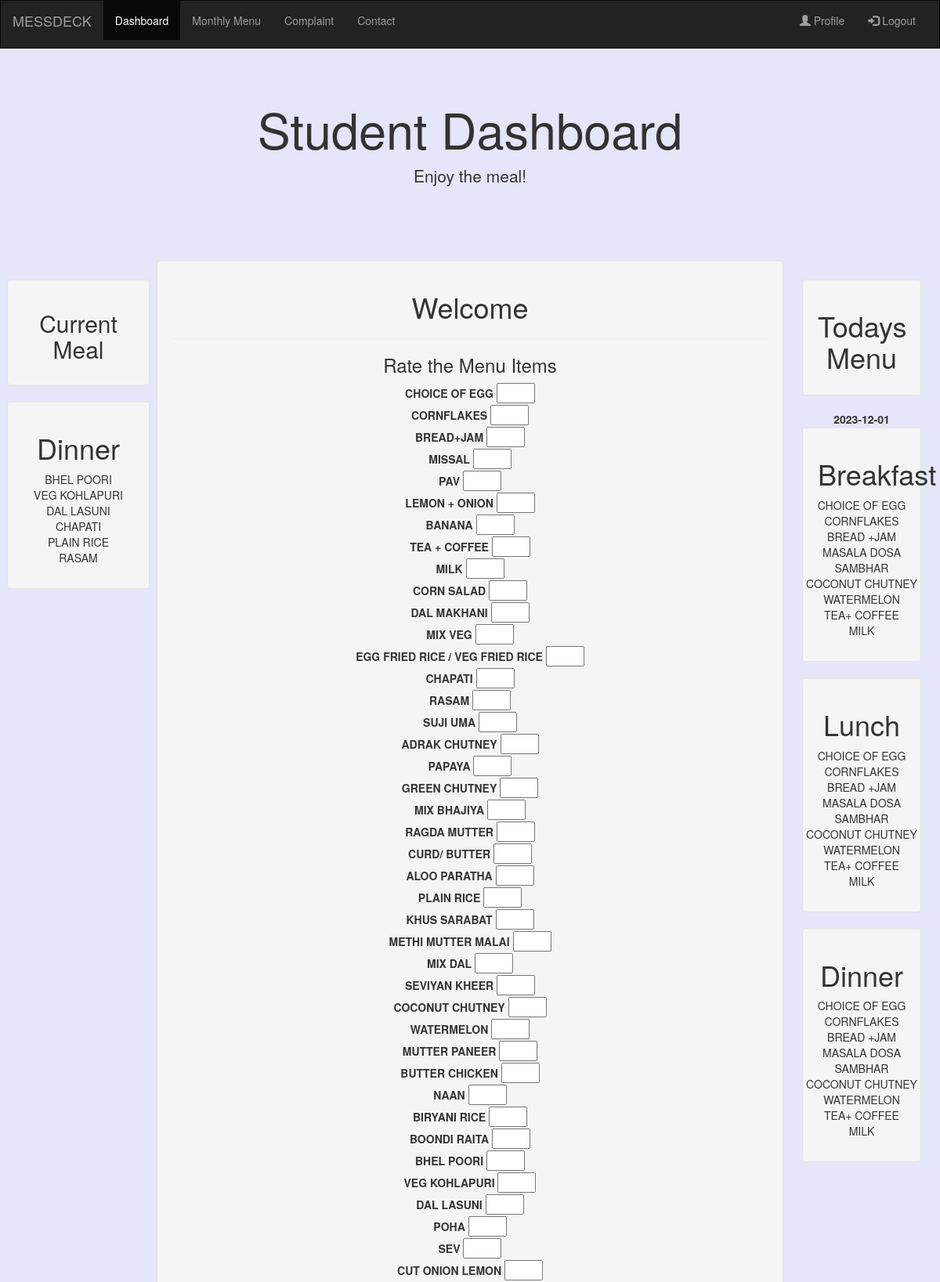
Screenshot of / (signed in, upper part) with the database file from the repository.
### MessDeck/models.py (models this page shows, shortened)
class MenuItem(models.Model):
    meal = models.ForeignKey(MenuDate, on_delete=models.CASCADE)
    item_name = models.CharField(max_length=100)

### MessDeck/views.py (the view)
# urls.py: path('', views.student_dashboard),
@login_required
def student_dashboard(request):
    current_dir = os.path.dirname(__file__)
    json_file_path = os.path.abspath(os.path.join(current_dir, '..', 'Mess Menu Sample.json'))
    current_date1 = date.today().strftime('%Y-%m-%d')
    with open(json_file_path, 'r') as f:
        menu_data = json.load(f)
    current_date = date.today().strftime('%Y-%m-%d')#  Current date in date format
    current_menu1 = menu_data.get(current_date)
    menu_items = MenuItem.objects.all()
    breakfast_time = False
    lunch_time = False
    dinner_time = False
    mess_closed = False
    message = "Mess Is Closed"
    current_time = datetime.now().time()
    if time(7,0) <= current_time <= time(9,0):
        breakfast_time = True
    elif time(12,0) <= current_time <= time(14,0):
        lunch_time = True
    elif time(18,0) <= current_time <= time(21,0):
        dinner_time = True
    else:
        mess_closed = True
    return render(request, 'MessDeck/student_dashboard.html', {
        'menu_items': menu_items,
        'current_menu1': current_menu1,
        'current_date': current_date,
        'current_date1': current_date1,
        'breakfast_time': breakfast_time,
        'lunch_time': lunch_time,
        'dinner_time': dinner_time,
        'mess_closed': mess_closed,
        'message': message,
    })

### MessDeck/templates/MessDeck/student_dashboard.html (shortened to what this page needs)
{% extends 'MessDeck/base.html' %}
{% block content %}
<nav class="navbar navbar-inverse">
    <div class="container-fluid">
        <div class="navbar-header">
            <a class="navbar-brand" href="#">MESSDECK</a>
        </div>
        <div class="collapse navbar-collapse" id="myNavbar">
            <ul class="nav navbar-nav">
                <li class="active"><a href="{% url 'MessDeck-student' %}">Dashboard</a></li>
                <li><a href="{% url 'monthly_menu' %}">Monthly Menu</a></li>
                <li><a href="{% url 'file_complaint' %}">Complaint</a></li>
                <li><a href="{% url 'stu_contact' %}">Contact</a></li>
            </ul>
            <ul class="nav navbar-nav navbar-right">
                <li><a href="#"><span class="glyphicon glyphicon-user"></span> Profile</a></li>
                <li><a href="{% url 'logout' %}"><span class="glyphicon glyphicon-log-in"></span> Logout</a></li>
            </ul>
        </div>
    </div>
</nav>
<div class="jumbotron text-center" style="background-color:lavender;">
    <h1>Student Dashboard</h1>
    <p>Enjoy the meal!</p>
</div>
<div class="container-fluid text-center">
    <div class="row content">
        <div class="col-sm-2 well-lg">
            <div class="row">
                <div class="well">
                    <h2>Current Meal</h2>
                </div>
                {% if mess_closed %}
                {{message}}
                {% else %}
                <div class="well">
                    {% if dinner_time %}
                    <h1>Dinner</h1>
                    <ul>
                        {% for item in current_menu1.DINNER %}
                        <div class="row">{{item}}</div>
                        {% endfor %}
                    </ul>
                    {% endif %}
                </div>
                {% endif %}
            </div>
        </div>
        <div class="col-sm-8 text-left, well">
            <h1>Welcome</h1>
            <hr>
            <h3>Rate the Menu Items</h3>
            <form action="{% url 'submit_ratings' %}" method="post">
                {% for item in menu_items %}
                <label for="rating_{{ item.id }}">{{ item.item_name }}</label>
                <input type="number" id="rating_{{ item.id }}" name="rating_{{ item.id }}" min="0" max="5">
                <br>
                {% endfor %}
            </form>
        </div>
        <div class="col-sm-2 well-lg">
            <div class="well">
                <h1>Todays Menu</h1>
            </div>
            {% if current_menu1 %}
            <div class="row"><strong>{{current_date}}</strong></div>
            <div class="well">
                <h1>Breakfast</h1>
                <ul>
                    {% for item in current_menu1.BREAKFAST %}
                    <div class="row">{{item}}</div>
                    {% endfor %}
                </ul>
            </div>
            <div class="well">
                <h1>Lunch</h1>
                <ul>
                    {% for item in current_menu1.BREAKFAST %}
                    <div class="row">{{item}}</div>
                    {% endfor %}
                </ul>
            </div>
            <div class="well">
                <h1>Dinner</h1>
                <ul>
                    {% for item in current_menu1.BREAKFAST %}
                    <div class="row">{{item}}</div>
                    {% endfor %}
                </ul>
            </div>
            {% endif %}
        </div>
    </div>
</div>
{% endblock %}

### MessDeck/static/MessDeck/main.css (style rules this page uses)
body { font-family: Arial, sans-serif; background-color: #f5f5f5; margin: 0; padding: 0; }
h1 { color: #333; }
ul { list-style-type: none; padding: 0; }
li { margin-bottom: 10px; }
form { margin-bottom: 20px; }
label { font-weight: bold; }

### MessDeck/templates/MessDeck/base.html (style rules this page uses)
.navbar { margin-bottom: 0; border-radius: 0; }
.row.content { height: 450px }
html, body { height: 100%; margin: 0; padding: 0; }
.content { padding-bottom: 60px; }

### rows the page displays
MenuItem: item_name "CHOICE OF EGG"
MenuItem: item_name "CORNFLAKES"
MenuItem: item_name "BREAD+JAM"
MenuItem: item_name "MISSAL"
MenuItem: item_name "PAV"
MenuItem: item_name "LEMON + ONION"
MenuItem: item_name "BANANA"
MenuItem: item_name "TEA + COFFEE"
MenuItem: item_name "MILK"
MenuItem: item_name "CORN SALAD"
MenuItem: item_name "DAL MAKHANI"
MenuItem: item_name "MIX VEG"
MenuItem: item_name "EGG FRIED RICE / VEG FRIED RICE"
MenuItem: item_name "CHAPATI"
MenuItem: item_name "RASAM"
MenuItem: item_name "SUJI UMA"
MenuItem: item_name "ADRAK CHUTNEY"
MenuItem: item_name "PAPAYA"
MenuItem: item_name "GREEN CHUTNEY"
MenuItem: item_name "MIX BHAJIYA"
MenuItem: item_name "RAGDA MUTTER"
MenuItem: item_name "CURD/ BUTTER"
MenuItem: item_name "ALOO PARATHA"
MenuItem: item_name "PLAIN RICE"
MenuItem: item_name "KHUS SARABAT"
MenuItem: item_name "METHI MUTTER MALAI"
MenuItem: item_name "MIX DAL"
MenuItem: item_name "SEVIYAN KHEER"
MenuItem: item_name "COCONUT CHUTNEY"
MenuItem: item_name "WATERMELON"
MenuItem: item_name "MUTTER PANEER"
MenuItem: item_name "BUTTER CHICKEN"
MenuItem: item_name "NAAN"
MenuItem: item_name "BIRYANI RICE"
MenuItem: item_name "BOONDI RAITA"
MenuItem: item_name "BHEL POORI"
MenuItem: item_name "VEG KOHLAPURI"
MenuItem: item_name "DAL LASUNI"
MenuItem: item_name "POHA"
MenuItem: item_name "SEV"
MenuItem: item_name "CUT ONION LEMON"

### other values shown
{{ item }} "BHEL POORI" "VEG KOHLAPURI" "DAL LASUNI" "CHAPATI" "PLAIN RICE" "RASAM"
{{ item }} "CHOICE OF EGG" "CORNFLAKES" "BREAD +JAM" "MASALA DOSA" "SAMBHAR" "COCONUT CHUTNEY" "WATERMELON" "TEA+ COFFEE" "MILK"
